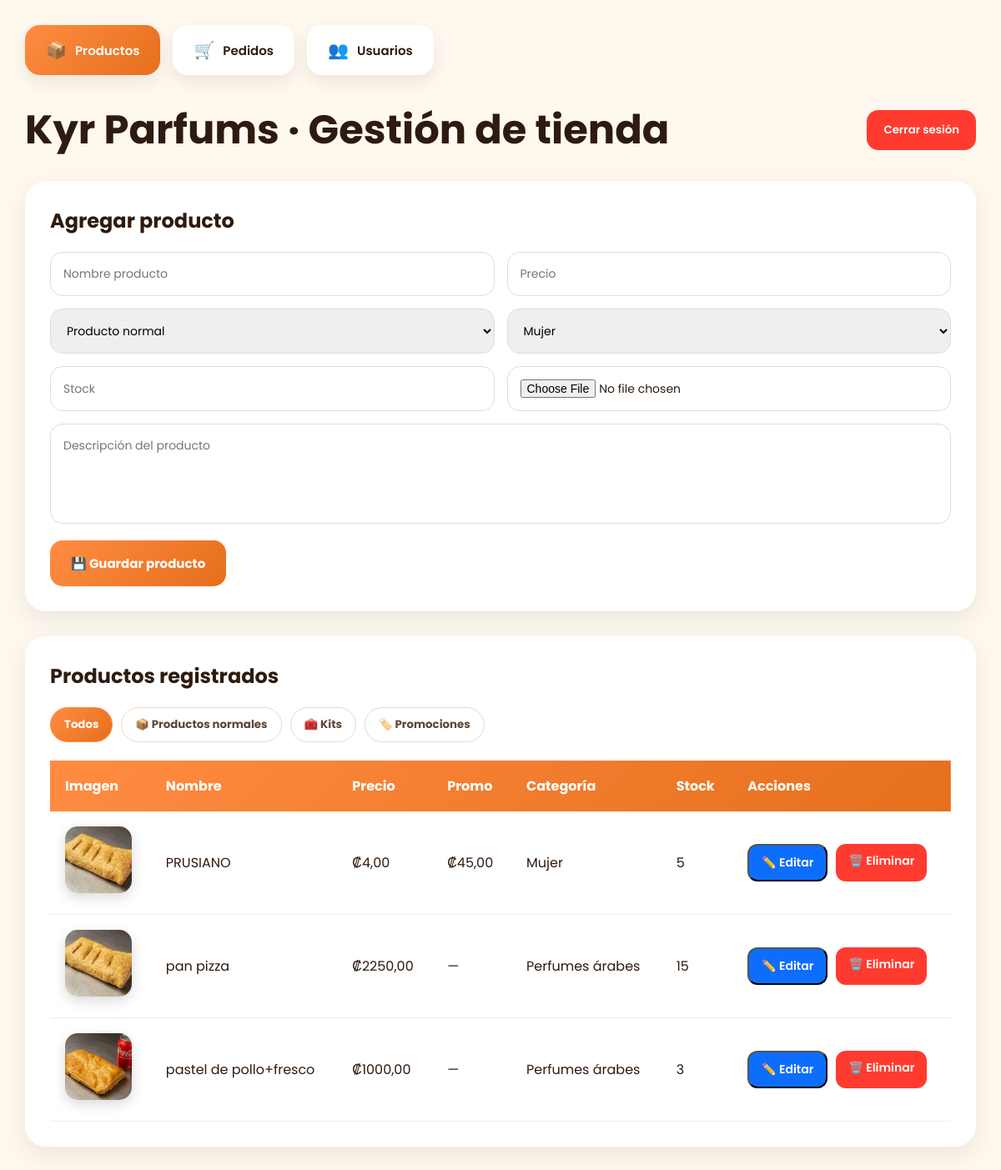
The app's page /admin-productos/ (signed in) with its own data.
### productos/models.py (models this page shows, shortened)
class Producto(models.Model):
    nombre = models.CharField(max_length=100)
    precio = models.DecimalField(
        max_digits=10,
        decimal_places=2
    )
    descripcion = models.TextField()
    categoria = models.CharField(
        max_length=20,
        choices=[
            ("mujer", "Mujer"),
            ("hombre", "Hombre"),
            ("unisex", "Unisex"),
            ("arabes", "Perfumes árabes"),
            ("sets", "Sets de regalo"),
        ]
    )
    stock = models.IntegerField()
    imagen = models.ImageField(
        upload_to='productos/'
    )
    activo = models.BooleanField(
        default=True
    )
    en_promocion = models.BooleanField(
        default=False
    )
    precio_promocional = models.DecimalField(
        max_digits=10,
        decimal_places=2,
        blank=True,
        null=True
    )
    es_kit = models.BooleanField(
        default=False
    )
    variantes = models.CharField(
        max_length=250,
        blank=True
    )
    etiqueta_destacado = models.CharField(
        max_length=40,
        blank=True
    )
    destacado_desde = models.DateTimeField(
        blank=True,
        null=True
    )
    destacado_hasta = models.DateTimeField(
        blank=True,
        null=True
    )

### productos/views.py (the view, shortened to what this page needs)
@login_required
def admin_productos(request):
    productos = Producto.objects.all()
    pedidos = Pedido.objects.prefetch_related(
        "detallepedido_set"
    ).order_by("-fecha")
    return render(
        request,
        'admin.html',
        {
            'productos': productos,
            'pedidos': pedidos,
            'usuarios': (
                obtener_usuarios_panel()
                if request.user.is_superuser else []
            )
        }
    )

### pedidos/models.py (called while the page is built)
    @property
    def total(self):
        return sum(
            detalle.precio * detalle.cantidad
            for detalle in self.detallepedido_set.all()
        )

### productos/views.py (called while the page is built)
def obtener_usuarios_panel():
    usuarios = User.objects.prefetch_related("groups").order_by("username")
    for usuario in usuarios:
        usuario.rol_panel = (
            "Administrador"
            if usuario.is_superuser
            else "Operario"
        )
    return usuarios

### templates/admin.html (shortened to what this page needs)
{% load static %}
<!DOCTYPE html>
<html lang="es">
<head>
    <link rel="stylesheet" href="{% static 'css/admin.css' %}">
</head>
<body>
    <div class="admin-tabs">
        <button class="tab-btn active" data-tab="productos"
            onclick="mostrarTab('productos', this); filtrarTipoProducto('todos')">
            <span>📦</span>
            Productos
        </button>
        <button class="tab-btn" data-tab="pedidos"
            onclick="mostrarTab('pedidos', this)">
            <span>🛒</span>
            Pedidos
        </button>
        {% if request.user.is_superuser %}
        <button class="tab-btn" data-tab="usuarios"
            onclick="mostrarTab('usuarios', this)">
            <span>👥</span>
            Usuarios
        </button>
        {% endif %}
    </div>
    <header>
        <h1>
            Kyr Parfums · Gestión de tienda
        </h1>
        <a href="{% url 'logout_admin' %}"> <button onclick="logout()">
                Cerrar sesión
            </button></a>
    </header>
    <div id="tab-productos">
        <div class="admin-form">
            <h2>Agregar producto</h2>
            <form method="POST" enctype="multipart/form-data">
                <div class="form-grid">
                    <input type="text" name="nombre" placeholder="Nombre producto" required>
                    <input type="number" name="precio" placeholder="Precio" required>
                    <select name="tipo_publicacion" id="tipoPublicacion"
                        onchange="actualizarConstructor('crear')">
                        <option value="producto">Producto normal</option>
                    </select>
                    <select name="categoria">
                        <option value="mujer">Mujer</option>
                    </select>
                    <input type="number" name="stock" placeholder="Stock" required>
                    <input type="file" name="imagen" class="file-input" required>
                    <textarea class="full" name="descripcion" placeholder="Descripción del producto"
                        required></textarea>
                </div>
                <button type="submit" class="btn-save">
                    💾 Guardar producto
                </button>
            </form>
        </div>
        <div class="admin-products">
            <h2>Productos registrados</h2>
            <div class="filtros-tipo-producto">
                <button type="button" class="filtro-tipo active"
                    onclick="filtrarTipoProducto('todos', this)">
                    Todos
                </button>
                <button type="button" class="filtro-tipo"
                    onclick="filtrarTipoProducto('producto', this)">
                    📦 Productos normales
                </button>
                <button type="button" class="filtro-tipo"
                    onclick="filtrarTipoProducto('kit', this)">
                    🧰 Kits
                </button>
                <button type="button" class="filtro-tipo"
                    onclick="filtrarTipoProducto('promocion', this)">
                    🏷️ Promociones
                </button>
            </div>
            <table class="productos-table">
                <thead>
                    <tr>
                        <th>Imagen</th>
                        <th>Nombre</th>
                        <th>Precio</th>
                        <th>Promo</th>
                        <th>Categoría</th>
                        <th>Stock</th>
                        <th>Acciones</th>
                    </tr>
                </thead>
                <tbody>
                    {% for p in productos %}
                    <tr class="fila-producto-admin"
                        data-tipo="{% if p.es_kit %}kit{% elif p.en_promocion %}promocion{% else %}producto{% endif %}">
                        <td>
                            <img src="{{ p.imagen.url }}" class="table-img" alt="{{ p.nombre }}">
                        </td>
                        <td>{{ p.nombre }}</td>
                        <td>₡{{ p.precio }}</td>
                        <td>
                            {% if p.en_promocion and p.precio_promocional %}
                                ₡{{ p.precio_promocional }}
                            {% else %}
                                —
                            {% endif %}
                        </td>
                        <td>{{ p.get_categoria_display }}</td>
                        <td>{{ p.stock }}</td>
                        <td>
                            <div class="acciones">
                            <button type="button" class="btn-edit"
                                onclick="abrirModal(
                                    '{{ p.id }}',
                                    '{{ p.nombre|escapejs }}',
                                    '{{ p.precio|stringformat:"f" }}',
                                    '{{ p.descripcion|escapejs }}',
                                    '{{ p.categoria }}',
                                    '{{ p.stock }}',
                                    '{{ p.imagen.url }}',
                                    '{{ p.en_promocion|yesno:"true,false" }}',
                                    '{% if p.precio_promocional %}{{ p.precio_promocional|stringformat:"f" }}{% endif %}',
                                    '{{ p.es_kit|yesno:"true,false" }}',
                                    '{{ p.variantes|escapejs }}',
                                    '{{ p.etiqueta_destacado|escapejs }}',
                                    '{{ p.destacado_desde|date:"Y-m-d\TH:i" }}',
                                    '{{ p.destacado_hasta|date:"Y-m-d\TH:i" }}'
                                )">
                                    ✏️ Editar
                                </button>
                                <a href="{% url 'eliminar_producto' p.id %}"
                                    class="btn-delete"
                                    data-swal-confirm
                                    data-swal-title="¿Eliminar este producto?"
                                    data-swal-text="Esta acción no se puede deshacer."
                                    data-swal-button="Sí, eliminar">
                                    🗑️ Eliminar
                                </a>
                            </div>
                        </td>
                    </tr>
                    {% empty %}
                    <tr>
                        <td colspan="7">
                            No hay productos registrados.
                        </td>
                    </tr>
                    {% endfor %}
                </tbody>
            </table>
        </div>
    </div>
</body>
</html>

### static/css/admin.css (style rules this page uses)
* { margin: 0; padding: 0; box-sizing: border-box; font-family: 'Poppins', sans-serif; }
body { background: #fff8ef; color: #2e1b0f; padding: 30px; }
.admin-tabs { display: flex; gap: 15px; margin-bottom: 30px; flex-wrap: wrap; }
.tab-btn { display: flex; align-items: center; gap: 10px; padding: 15px 25px; border: none; border-radius: 18px; background: white; color: #2e1b0f; font-size: 15px; font-weight: 600; cursor: pointer; box-shadow: 0 8px 20px rgba(0, 0, 0, .08); transition: .3s; }
.tab-btn span { font-size: 20px; }
.tab-btn.active { background: linear-gradient(135deg, #ff8c42, #e56f1c); color: white; }
header { display: flex; justify-content: space-between; align-items: center; margin-bottom: 25px; }
header h1 { font-size: 3rem; font-weight: 700; }
header button { border: none; padding: 14px 20px; border-radius: 14px; background: #ff3b30; color: white; font-weight: 600; cursor: pointer; }
.admin-form { background: white; padding: 30px; border-radius: 25px; box-shadow: 0 10px 30px rgba(0, 0, 0, .08); margin-bottom: 30px; }
.admin-form h2 { margin-bottom: 20px; }
.form-grid { display: grid; grid-template-columns: repeat(3, 1fr); gap: 15px; }
.form-grid input, .form-grid select, .form-grid textarea { width: 100%; padding: 15px; border: 1px solid #ddd; border-radius: 15px; outline: none; font-size: 14px; }
.form-grid textarea { resize: none; min-height: 120px; }
.full { grid-column: 1/-1; }
.file-input { padding: 12px; }
.btn-save { margin-top: 20px; border: none; padding: 16px 25px; border-radius: 15px; background: linear-gradient(135deg, #ff8c42, #e56f1c); color: white; font-size: 15px; font-weight: 700; cursor: pointer; transition: .3s; }
.admin-products { background: white; padding: 30px; border-radius: 25px; box-shadow: 0 10px 30px rgba(0, 0, 0, .08); }
.admin-products h2 { margin-bottom: 20px; }
.productos-table { width: 100%; border-collapse: collapse; }
.productos-table thead { background: linear-gradient(135deg, #ff8c42, #e56f1c); color: white; }
.productos-table th { padding: 18px; text-align: left; }
.productos-table td { padding: 18px; border-bottom: 1px solid #eee; vertical-align: middle; }
.productos-table tbody tr { transition: .25s; }
.table-img { width: 80px; height: 80px; border-radius: 15px; object-fit: cover; box-shadow: 0 5px 15px rgba(0, 0, 0, .15); }
.acciones { display: flex; gap: 10px; }
.btn-edit { background: #0d6efd; color: white; padding: 10px 15px; border-radius: 12px; text-decoration: none; font-size: 14px; font-weight: 600; }
.btn-delete { background: #ff3b30; color: white; padding: 10px 15px; border-radius: 12px; text-decoration: none; font-size: 14px; font-weight: 600; }
.filtros-tipo-producto { display:flex; gap:10px; flex-wrap:wrap; margin:18px 0 22px; }
.filtro-tipo { border:1px solid #ead8ca; border-radius:999px; padding:10px 16px; background:white; color:#5f4635; font-weight:700; cursor:pointer; transition:.2s; }
.filtro-tipo.active { border-color:#ff8c42; background:linear-gradient(135deg,#ff8c42,#e56f1c); color:white; }
@media (max-width:1200px) { .form-grid { grid-template-columns: repeat(2, 1fr); } }

### records on screen
Producto: imagen (picture), nombre "PRUSIANO", precio "4,00", precio_promocional "45,00", categoria "Mujer", stock "5"
Producto: imagen (picture), nombre "pan pizza", precio "2250,00", categoria "Perfumes árabes", stock "15"
Producto: imagen (picture), nombre "pastel de pollo+fresco", precio "1000,00", categoria "Perfumes árabes", stock "3"
